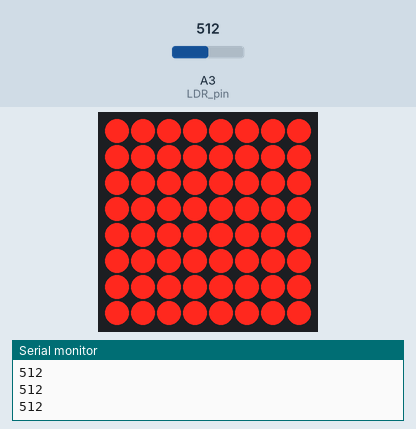
A sketch run on a simulated Arduino Uno, built with avr-gcc and run on an emulated ATmega328P. Parts: 8×8 LED matrix, the last lines printed to the serial monitor. The test bench sets the inputs (shaded band); at power-on: A3 (LDR_pin) = 512.

Above: at 1.2 s.
1.3 s: A3 (LDR_pin) set to 784
2.8 s: A3 (LDR_pin) set to 809
At 4.0 s:
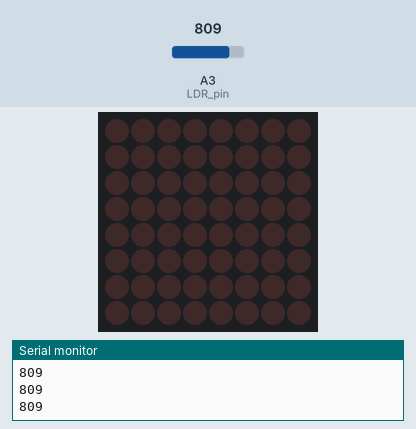
4.3 s: A3 (LDR_pin) set to 390
At 5.2 s:
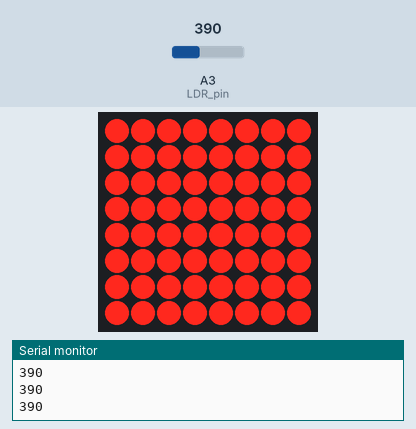
Timing chart, 0 to 7.3 s (numbered marks = the images above; inputs shaded):
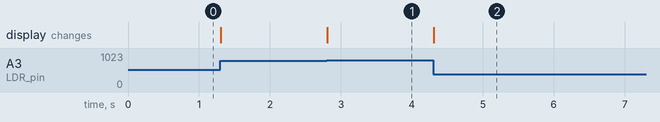

Measured:
- the behaviour switches between 799 and 800 on A3 (LDR_pin) (found by bisection; images 0 and 1)
- after the input at 2.8 s, the display: changes at once (image 1)
- after the input at 4.3 s, the display: changes at once (image 2)

The sketch:

task13_adaptive_night_light.ino
```cpp
//Task 13: Adaptive Night Light
// Ishaan Takrani
// Arun Chauhan


#include <MaxMatrix.h>
MaxMatrix my_matrix = MaxMatrix(12, 10, 11, 1); // constructor

const int LDR_pin = A3;  // The Arduino pin that the LDR is connected to. It is constant, so it is a const int
int LDR_value = 0;  // The value that the LDR pin reads. This changes, so it is an int, and not a const int

char every_pixel_on[] = {
  8,  // x dimension
  8,  // y dimension
  B11111111,  // B stands for binary, as the 1s and 0s are binary characters
  B11111111,  // 1 represents an activated LED, o represents a deactivated one
  B11111111,
  B11111111,
  B11111111,
  B11111111,
  B11111111,
  B11111111
};

void setup() {
  Serial.begin(9600); // Initialize baud rate for serial monitor
  my_matrix.init(); // initializes LED matrix
  my_matrix.setIntensity(8);  // initializes LED matrix brightness to 8/15
  my_matrix.clear(); // clears LED matrix (turns off all pixels)
}

void loop() {
  LDR_value = analogRead(LDR_pin);  // LDR_Value stores the value of what is read from the LDR pin.

  Serial.println(LDR_value);

  if(LDR_value > 600 && LDR_value < 800){
    // Between 600 and 800, the brightness is 3
    my_matrix.writeSprite(0,0,every_pixel_on);
    my_matrix.setIntensity(3);
  }

  else if(LDR_value > 400 && LDR_value < 600){
    // Between 400 and 600, the brightness is 8
    my_matrix.writeSprite(0,0,every_pixel_on);
    my_matrix.setIntensity(8);
  }

  else if(LDR_value < 400){
    // If the LDR value is less that 400, the brightness is 13
    my_matrix.writeSprite(0,0,every_pixel_on);
    my_matrix.setIntensity(13);
  }

  else{
    my_matrix.clear();
  }

}
```
